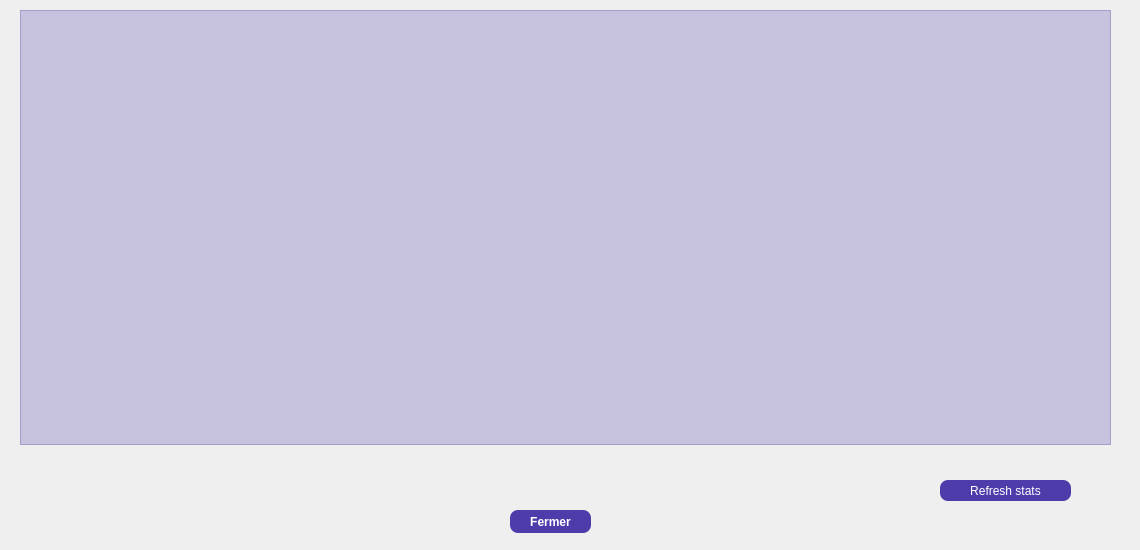
    <widget class="QWidget" name="tab_3">
     <attribute name="title">
      <string> stats des Servicess</string>
     </attribute>
     <widget class="QPushButton" name="pushButton_7">
      <property name="geometry">
       <rect>
        <x>940</x>
        <y>480</y>
        <width>131</width>
        <height>21</height>
       </rect>
      </property>
      <property name="styleSheet">
       <string notr="true">QPushButton {
background-color: rgba(35,10,152, 200);
border-radius: 8px;
color: white;
}
QPushButton:hover {
background-color: qlineargradient(spread:pad, x1:0, y1:0, x2:0, y2:1, stop:0 rgba(117, 201, 187, 200), stop:1 rgba(35,10,152, 200));
}</string>
      </property>
      <property name="text">
       <string>Refresh stats</string>
      </property>
     </widget>
     <widget class="QLabel" name="Sp_Label_Stats">
      <property name="geometry">
       <rect>
        <x>280</x>
        <y>50</y>
        <width>570</width>
        <height>431</height>
       </rect>
      </property>
      <property name="text">
       <string/>
      </property>
     </widget>
     <widget class="QPushButton" name="Sp_Button_Fermer_4">
      <property name="geometry">
       <rect>
        <x>510</x>
        <y>510</y>
        <width>81</width>
        <height>23</height>
       </rect>
      </property>
      <property name="font">
       <font>
        <bold>true</bold>
       </font>
      </property>
      <property name="styleSheet">
       <string notr="true">QPushButton {
background-color: rgba(35,10,152, 200);
border-radius: 8px;
color: white;
}
QPushButton:hover {
background-color: qlineargradient(spread:pad, x1:0, y1:0, x2:0, y2:1, stop:0 rgba(117, 201, 187, 200), stop:1 rgba(35,10,152, 200));
}</string>
      </property>
      <property name="text">
       <string>Fermer</string>
      </property>
     </widget>
     <widget class="QLabel" name="label_4">
      <property name="geometry">
       <rect>
        <x>-20</x>
        <y>-10</y>
        <width>1131</width>
        <height>541</height>
       </rect>
      </property>
      <property name="styleSheet">
       <string notr="true">background-image: url(:/imgs/backgroundservice.png);</string>
      </property>
      <property name="text">
       <string/>
      </property>
     </widget>
     <widget class="QTableView" name="Sp_TableView_Res_3">
      <property name="geometry">
       <rect>
        <x>20</x>
        <y>10</y>
        <width>1091</width>
        <height>435</height>
       </rect>
      </property>
      <property name="styleSheet">
       <string notr="true">background-color:rgba(35,10,152, 50);</string>
      </property>
     </widget>
     <zorder>label_4</zorder>
     <zorder>Sp_Label_Stats</zorder>
     <zorder>Sp_Button_Fermer_4</zorder>
     <zorder>Sp_TableView_Res_3</zorder>
     <zorder>pushButton_7</zorder>
    </widget>
